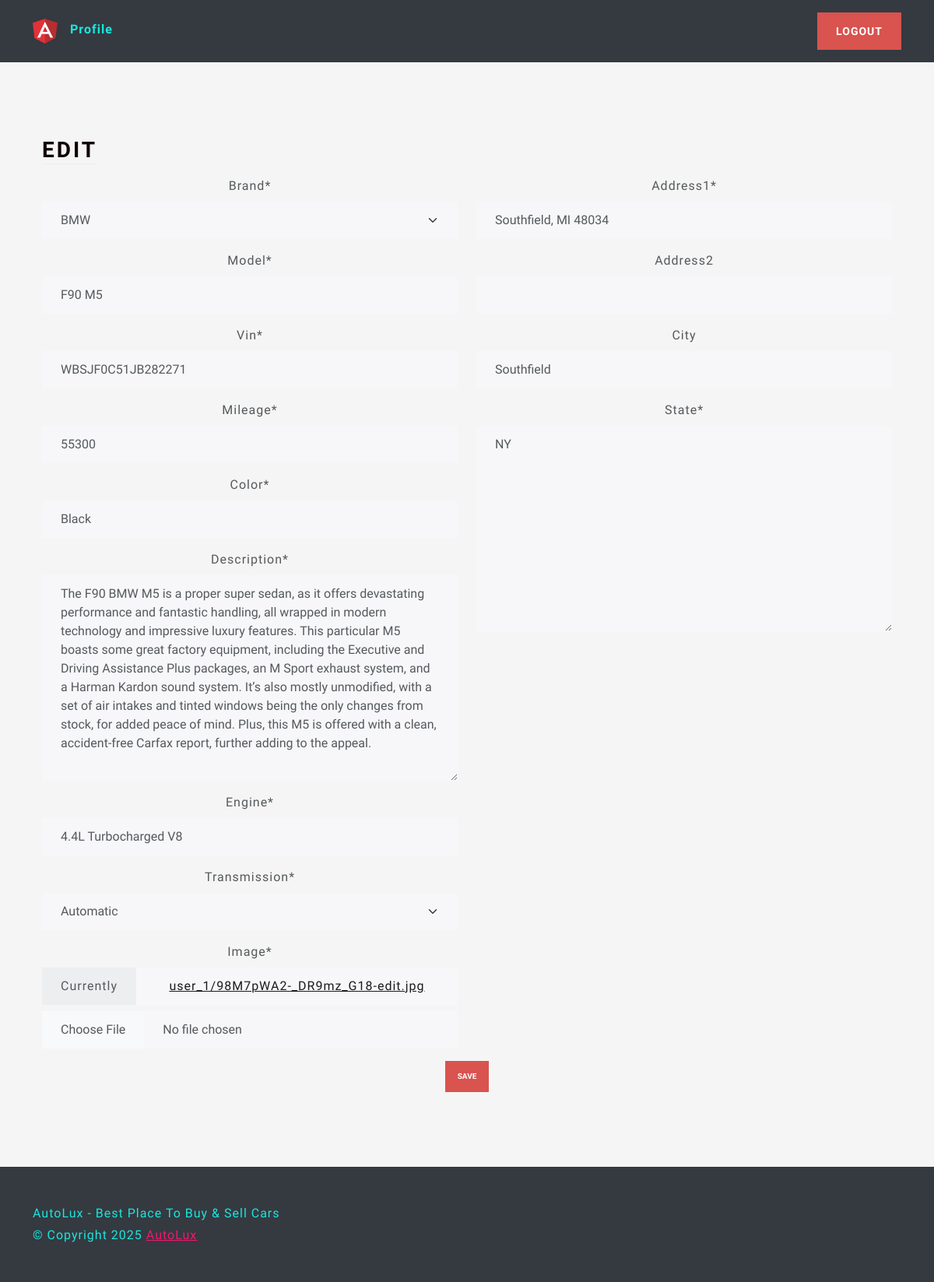
The app's page /listing/9af952c1-070f-4655-a2a3-7c615d6dd44c/edit/ (signed in) with its own data.
### main/models.py (models this page shows, shortened)
class Listing(models.Model):
    id = models.UUIDField(primary_key=True, unique=True, editable=False,
                          default=uuid.uuid4)
    created_at = models.DateTimeField(auto_now_add=True)
    updated_at = models.DateTimeField(auto_now=True)
    seller = models.ForeignKey(Profile, on_delete=models.CASCADE)
    brand = models.CharField(choices=CARS_BRANDS, default=True, max_length=30)
    model = models.CharField(max_length=30)
    vin = models.CharField(max_length=30)
    mileage = models.IntegerField(default=0)
    color =models.CharField(max_length=50)
    description =models.TextField()
    engine = models.CharField(max_length=50)
    transmission = models.CharField(max_length=50, choices=TRANSMISSION_OPTIONS,
                                    default=None)
    location = models.OneToOneField(Location, on_delete=models.SET_NULL,
                                    null=True)
    image = models.ImageField(upload_to=user_listing_path)

### users/models.py (models this page shows, shortened)
class Location(models.Model):
    address1 = models.CharField(max_length=200,blank=True)
    address2 = models.CharField(max_length=200, blank=True)
    city = models.CharField(max_length=100, blank=True)
    state = USStateField(default='NY')

### main/views.py (the view)
# urls.py: path('listing/<str:id>/edit/', edit_view, name='edit'),
@login_required
def edit_view(request, id):
    listing = Listing.objects.get(id=id)
    if request.method == 'POST':
        try:
            listing_forms = ListingForms(request.POST, request.FILES, instance=listing)
            location_forms = LocationForms(request.POST, instance=listing.location)
            if listing_forms.is_valid() and location_forms.is_valid():
                listing_forms.save()
                location_forms.save()
                messages.info(
                    request, f'{listing.brand} {listing.model} updated Successfully')
                return redirect ('home')
            else:
                raise Exception()
        except Exception as e:
            print (e)
            messages.error(
                request, 'Error occured when updated the listing')
    elif request.method == 'GET':
        listing_forms = ListingForms(instance=listing)
        location_forms = LocationForms(instance=listing.location)
    return render (request, 'views/edit.html', {'listing_forms':listing_forms,
                   'location_forms':location_forms})

### main/forms.py
class ListingForms(forms.ModelForm):
    class Meta:
        model = Listing
        fields = {'brand', 'model', 'vin', 'mileage', 'color',
                 'description', 'engine', 'transmission','image'}
    def __init__(self, *args, **kwargs):
        super().__init__(*args, **kwargs)
        self.order_fields(['brand', 'model', 'vin', 'mileage', 'color',
                 'description', 'engine', 'transmission','image'])

### users/forms.py
class LocationForms(forms.ModelForm):
    address1 = forms.CharField(required=True)
    class Meta:
        model = Location
        fields = {'address1', 'address2', 'city', 'state'}
    def __init__(self, *args, **kwargs):
        super().__init__(*args, **kwargs)
        self.order_fields(['address1', 'address2', 'city', 'state'])

### main/templates/views/edit.html (shortened to what this page needs)
{% extends 'base/base.html' %}
{% load static %}
{% load crispy_forms_tags %}
{% block 'body' %}
<div class="container-fluid text-center py-5">
    <div class="container px-4 py-5">
        <div class="row g-4">
            <div class="col d-flex align-items-start">
                <div>
                    <h2 class="mb-3 border-bottom" style="color: rgb(15, 2, 2)">Edit</h2>
                </div>
            </div>
        </div>
        <form action="" method="post" enctype="multipart/form-data">
            <div class="row">
                <div class="col-6">
                    {{listing_forms|crispy}}
                </div>
                <div class="col-6">
                    {{location_forms|crispy}}
                </div>
            </div>
            <button class="btn btn-sm btn-danger" type="submit">Save</button>
        </form>
    </div>
</div>
{% endblock %}

### main/static/css/style.css (style rules this page uses)
html, body { height: 100%; }
body { align-items: center; padding-bottom: 40px; background-color: #f5f5f5; }
.h2, h2 { color: white; }

### records on screen
Listing: brand "BMW", model "F90 M5", vin "WBSJF0C51JB282271", mileage "55300", color "Black", description "The F90 BMW M5 is a proper super sedan, as it offers devastating performance and fantastic handling, all wrapped in modern technology and impressive luxury features. This particular M5 boasts some great factory equipment, including the Executive and Driving Assistance Plus packages, an M Sport exhaust system, and a Harman Kardon sound system. It’s also mostly unmodified, with a set of air intakes and tinted windows being the only changes from stock, for added peace of mind. Plus, this M5 is offered with a clean, accident-free Carfax report, further adding to the appeal.", engine "4.4L Turbocharged V8", transmission "Automatic"
Location: address1 "Southfield, MI 48034", city "Southfield", state "NY"
